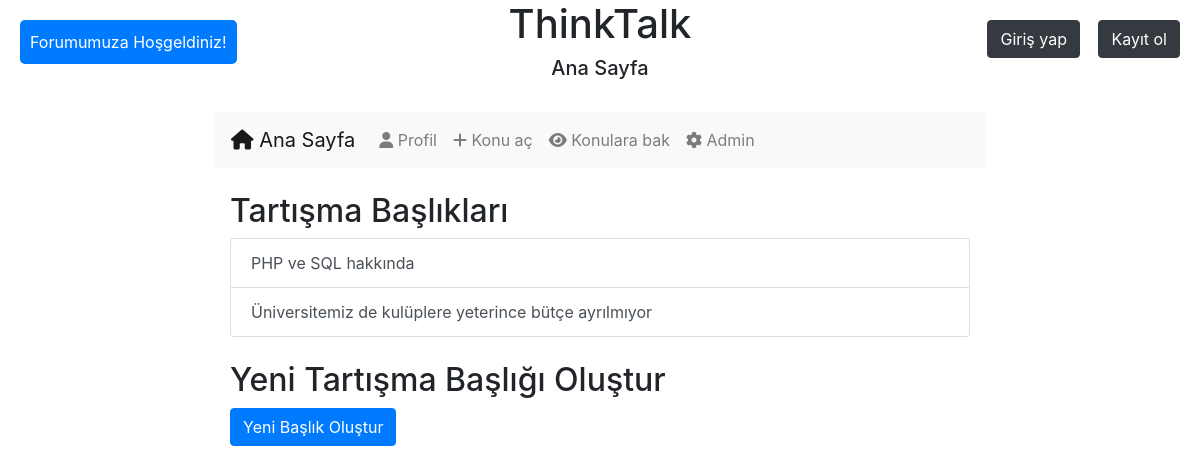
Page /anasayfa.php on the committed database.
### tables this page shows
CREATE TABLE `konular` (
  `id` int(11) NOT NULL,
  `baslik` varchar(255) NOT NULL,
  `aciklama` text NOT NULL,
  `kullanici_id` int(11) NOT NULL,
  `created_at` timestamp NOT NULL DEFAULT current_timestamp()
);

### anasayfa.php (the view, shortened to what this page needs)
<?php
include 'db.php';
?>
<!DOCTYPE html>
<html lang="tr-TR">
<head>
    <link rel="stylesheet" href="bootstrap/bootstrap.min.css">
    <link rel="stylesheet" href="style.css">
    <link rel="stylesheet" href="css/all.min.css">
</head>
<body>
    <div class="container">
        <h1>ThinkTalk</h1>
        <h5>Ana Sayfa</h5>
        <div class="d-flex justify-content-between align-items-center">
            <div class="position-absolute" style="top: 0; right: 0px; margin: 20px;">
                <a href="kayit.php" class="btn btn-dark">Kayıt ol</a>
            </div>
        </div>
        <div class="d-flex justify-content-between align-items-center">
            <div class="position-absolute" style="top: 0; right: 100px; margin: 20px;">
                <?php if (isset($_SESSION['user_id'])): ?>
                    <a href="cikis.php" class="btn btn-dark">Çıkış Yap</a>
                <?php else: ?>
                    <a href="giris.php" class="btn btn-dark">Giriş yap</a>
                <?php endif; ?>
            </div>
        </div>
        <br>
        <nav class="navbar navbar-expand-lg navbar-light bg-light">
            <a class="navbar-brand" href="anasayfa.php"><i class="fas fa-home"></i> Ana Sayfa</a>
            <div class="collapse navbar-collapse" id="navbarNav">
                <ul class="navbar-nav">
                    <li class="nav-item">
                        <a class="nav-link" href="profil.php"><i class="fas fa-user"></i> Profil</a>
                    </li>
                    <li class="nav-item">
                        <a class="nav-link" href="konuac.php"><i class="fas fa-plus"></i> Konu aç</a>
                    </li>
                    <li class="nav-item">
                        <a class="nav-link" href="konubak.php"><i class="fas fa-eye"></i> Konulara bak</a>
                    </li>
                    <li class="nav-item">
                        <a class="nav-link" href="admin.php"><i class="fas fa-cog"></i> Admin</a>
                    </li>
                </ul>
            </div>
        </nav>
        <div class="container mt-4">
            <h2>Tartışma Başlıkları</h2>
            <div class="list-group">
                <?php
                $konu_stmt = $conn->prepare("SELECT baslik FROM konular ORDER BY created_at DESC LIMIT 2");
                $konu_stmt->execute();
                $konu_result = $konu_stmt->get_result();
                while ($konu = $konu_result->fetch_assoc()) {
                    echo "<a href='konubak.php' class='list-group-item list-group-item-action'>" . htmlspecialchars($konu['baslik']) . "</a>";
                }
                ?>
            </div>
            <div class="mt-4">
                <h2>Yeni Tartışma Başlığı Oluştur</h2>
                <a href="konuac.php" class="btn btn-primary">Yeni Başlık Oluştur</a>
            </div>
        </div>
        <div class="div2" id="notification">
            Forumumuza Hoşgeldiniz!
        </div>
    </div>
</body>
</html>

### style.css (style rules this page uses)
.div2 { display: none; position: fixed; top: 20px; left: 20px; background-color: #007bff; color: white; padding: 10px; border-radius: 5px; z-index: 1050; }
h1 { display: flex; justify-content: center; }
h5 { display: flex; justify-content: center; }
.navbar .navbar-brand { transition: color 0.3s ease; }
.container { max-width: 800px; margin: 0 auto; }

### rows in the picture
konular: baslik "PHP ve SQL hakkında"
konular: baslik "Üniversitemiz de kulüplere yeterince bütçe ayrılmıyor"
